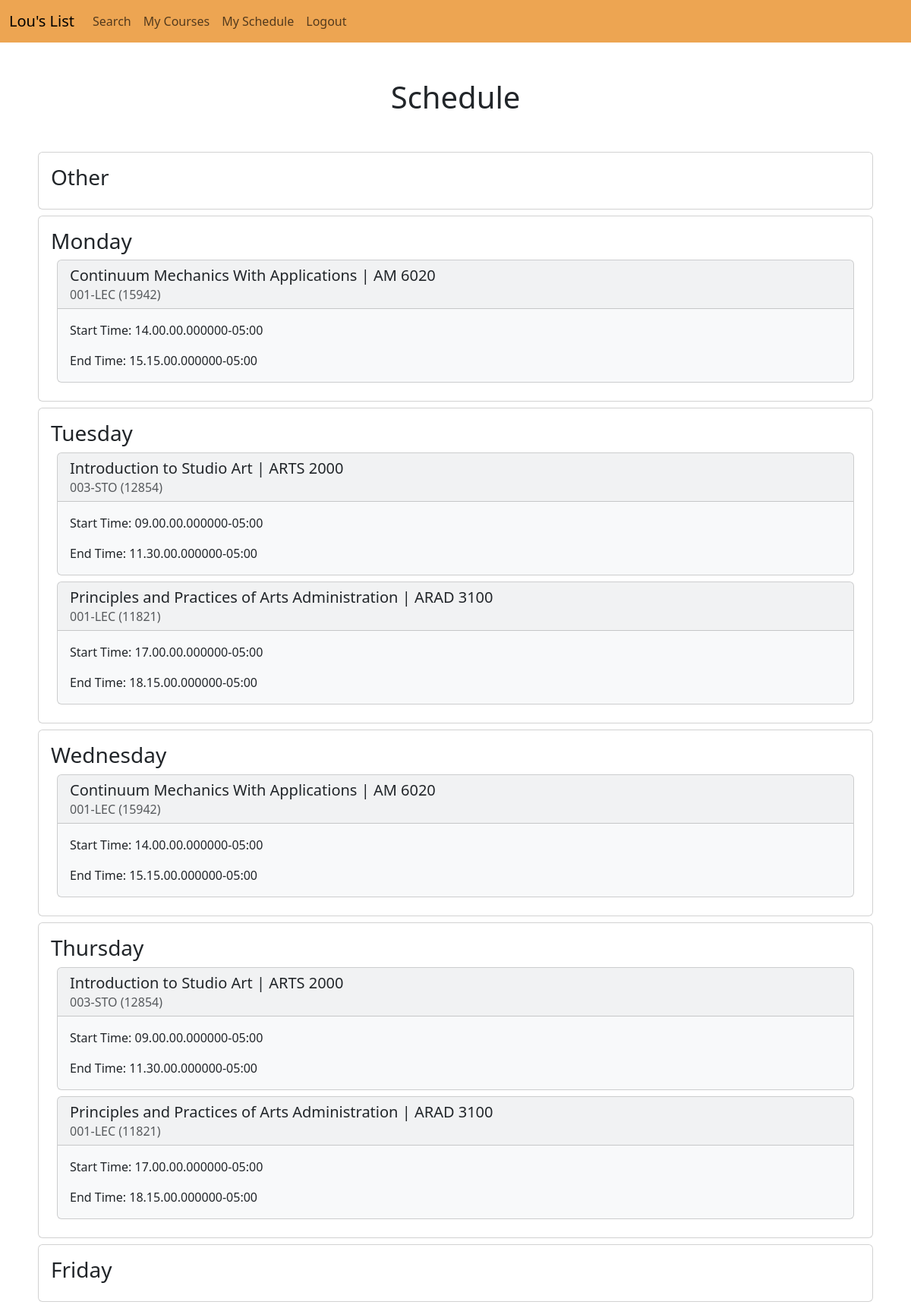
The app's page /schedule/ (signed in) with its own data.
### louslistapp/models.py (models this page shows)
class Course(models.Model):
    user = models.ForeignKey(
        User, on_delete=models.CASCADE, null=True, blank=True
    )
    prof_name = models.CharField(max_length=100)
    prof_email = models.CharField(max_length=100)
    course_number = models.IntegerField(default=0)
    semester_code = models.IntegerField(default=0)
    course_section = models.CharField(max_length=100)
    subject = models.CharField(max_length=100)
    catalog_number = models.CharField(max_length=100)
    description = models.CharField(max_length=100)
    units = models.CharField(max_length=100)
    component = models.CharField(max_length=100)
    class_capacity = models.IntegerField(default=0)
    waitlist = models.IntegerField(default=0)
    wait_cap = models.IntegerField(default=0)
    enrollment_total = models.IntegerField(default=0)
    enrollment_available = models.IntegerField(default=0)
    days = models.CharField(max_length=100)
    start_time = models.CharField(max_length=100, default=None)
    end_time = models.CharField(max_length=100, default=None)
    location = models.CharField(max_length=100)
    selected = models.BooleanField(default=False)
    def __str__(self) -> str:
        return self.description

### louslistapp/views.py (the view, shortened to what this page needs)
# urls.py: path('schedule/', views.create_schedule, name='create-schedule'),
def create_schedule(request):
    courses = list(Course.objects.filter(selected=True, user=request.user).order_by('start_time', 'end_time'))
    print(courses)
    days_map = {'Mo': 'Monday', 'Tu': 'Tuesday', 'We': 'Wednesday', 'Th': 'Thursday', 'Fr': 'Friday'}
    courses_per_day = {'Other': [], 'Monday': [], 'Tuesday': [], 'Wednesday': [], 'Thursday': [], 'Friday': []}
    time_conflicts_per_day = {'Other': [], 'Monday': [], 'Tuesday': [], 'Wednesday': [], 'Thursday': [], 'Friday': []}
    course_names = set()
    status_message = ""
    duplicate_courses = set()
    for course in courses:
        print(course.start_time, course.end_time)
        course_identifier = course.subject + course.catalog_number
        if course_identifier in course_names:
            duplicate_courses.add(course)
        course_names.add(course_identifier)
    if len(course_names) == len(courses):
        for course in courses:
            days = re.findall('[A-Z][^A-Z]*', course.days)
            if len(days) == 0:
                courses_per_day['Other'].append(course)
                print(f"There is no information regarding what days {course.subject}{course.catalog_number} - "
                      f"Section {course.course_section} will be offered.")
                continue
            else:
                for day in days:
                    transl_day = days_map[day]
                    courses_per_day[transl_day].append(course)
        contains_time_conflict = False
        for day in courses_per_day:
            time_conflicts = check_validity(courses_per_day[day])
            if len(time_conflicts) > 0:
                contains_time_conflict = True
            time_conflicts_per_day[day] = time_conflicts
        if contains_time_conflict:
            status_message = f"There is a time conflict on {day}."
            return render(request,
                          'louslistapp/schedule.html',
                          {'message': status_message,
                           'schedule': None,
                           'duplicate_courses': None,
                           'course_time_conflicts': time_conflicts_per_day
                           })
        else:
            status_message = "This is a valid schedule"
            return render(request,
                          'louslistapp/schedule.html',
                          {'message': status_message,
                           'schedule': courses_per_day,
                           'duplicate_courses': None,
                           'course_time_conflicts': None
                           })

### louslistapp/views.py (called while the page is built)
def check_validity(courses):
    time_conflicts = []
    for i in range(1, len(courses)):
        if courses[i].start_time <= courses[i - 1].end_time:
            time_conflicts.append((courses[i - 1], courses[i]))
    return time_conflicts

### louslistapp/templates/louslistapp/schedule.html (shortened to what this page needs)
{% extends 'louslistapp/navbar.html' %}
{% block content %}
<div class="m-5" style="text-align:center;">
    <h1>Schedule</h1>
</div>
<div class=" container mt-3">
{% if schedule %}
    {% for key, value in schedule.items %}
        <div class="card m-2 bg-">
            <div class="card-body">
                <h3 class="card-title">{{ key }}</h3>
                {% for course in value %}
                  <div class="card bg-light text-dark m-2" >
                    <div class="card-header h6">
                        <h5>{{ course.description}}  |  {{ course.subject }} {{ course.catalog_number }}</h5>
                        <h6 class="card-subtitle text-muted">
                            {{ course.course_section}}-{{ course.component}} ({{ course.course_number}})
                        </h6>
                    </div>
                    <div class="card-body">
                        <p class="card-text">Start Time: {{ course.start_time }}</p>
                        <p class="card-text">End Time: {{ course.end_time }}</p>
                    </div>
                  </div>
                {% endfor %}
            </div>
        </div>
    {% endfor %}
{% endif %}
</div>
{% endblock %}

### records on screen
Course: key "Monday", description "Continuum Mechanics With Applications", subject "AM", catalog_number "6020", course_section "001", component "LEC", course_number "15942", start_time "14.00.00.000000-05:00", end_time "15.15.00.000000-05:00", key "Wednesday"
Course: key "Tuesday", description "Introduction to Studio Art", subject "ARTS", catalog_number "2000", course_section "003", component "STO", course_number "12854", start_time "09.00.00.000000-05:00", end_time "11.30.00.000000-05:00", key "Thursday"
Course: description "Principles and Practices of Arts Administration", subject "ARAD", catalog_number "3100", course_section "001", component "LEC", course_number "11821", start_time "17.00.00.000000-05:00", end_time "18.15.00.000000-05:00"

### other values on screen
{{ key }} "Other" "Friday"
